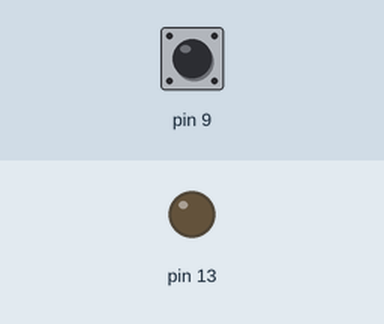
A sketch run on a simulated Arduino Uno, built with avr-gcc and run on an emulated ATmega328P. On the bench: output pins drawn as LEDs (lit = HIGH). The inputs (shaded band) are chosen by the test bench; at power-on: pin 9 HIGH. What the sketch prints to the serial monitor is not drawn.

Above: at 1.2 s.
1.3 s: pin 9 pulled LOW for 0.15 s
At 1.38 s:
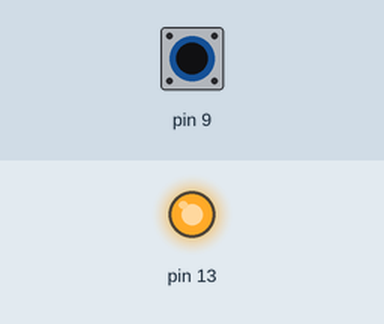
2.9 s: pin 9 pulled LOW for 3.2 s
At 6.7 s:
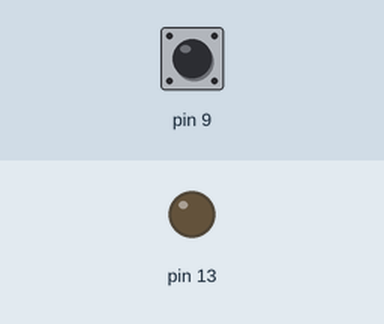
Timing chart, 0 to 8.2 s (numbered marks = the images above; inputs shaded):
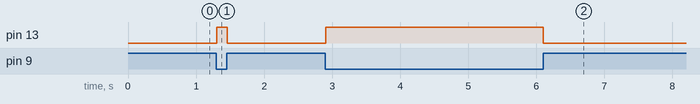

The sketch:

button_aug20a.ino
```cpp
/*
 * 使用电阻
 *//*
const int btnPin = 2;
const int ledPin = 13;
int ledState = HIGH;
int btnState;
int lastBtnState = LOW;
long lastDebounceTime = 0;
long debounceDelay = 50;

void setup(){
  pinMode(btnPin, INPUT);
  pinMode(ledPin, OUTPUT);
  digitalWrite(ledPin, ledState);
}

void loop() {
  int reading = digitalRead(btnPin);
  if (reading != lastBtnState) {
    lastDebounceTime = millis();
  }
  if ((millis() - lastDebounceTime) > debounceDelay) {
    if (reading != btnState) {
      btnState = reading;
      if (btnState == HIGH) {
        ledState = !ledState;
      }
    }
  }
  digitalWrite(ledPin, ledState);
  lastBtnState = reading;
}
*/

// 不使用电阻
void setup() {
  // 开启串行通信，并设置其频率为9600。
  // 如果没有特别要求，此数值一般都为9600。
  Serial.begin(9600);
  // 配置2号针脚为输入状态，
  // 并设置使用内部上拉电阻。
  pinMode(9, INPUT_PULLUP);
  // 定义LED输入针脚号为13号针脚。
  // 注：此处我们使用的LED神灯是Arduino UNO电路板自带，
  // 此神灯对应的针脚号默认为13，此数值不得随意更改，
  // 所以这里定义的数值13是为了和默认值相对应。
  pinMode(13, OUTPUT);
}
// 系统调用，无限循环方法
void loop() {
  // 读取2号针脚上的输入信号的数值
  int sensorVal = digitalRead(9);
  // 为了更直观的看到2号针脚输入的信号值，
  // 将获取到的数值打印到串行调试窗口，方便调试。
  Serial.println(sensorVal);
  // 如果获取到的数值为HIGH(数值大小等于1)，
  // 则向13号针脚发送LOW信号(数值大小等于0)，熄灭LED神灯，
  // 反之则发送HIGH信号(数值大小等于1)，点亮LED神灯。
  if (sensorVal == HIGH) {
    digitalWrite(13, LOW);
  } else {
    digitalWrite(13, HIGH);
  }
}
```

Measured:
- after the input at 1.3 s, pin 13: LOW → HIGH at once, → LOW 0.15 s later
- after the input at 2.9 s, pin 13: LOW → HIGH at once, → LOW 3.2 s later
